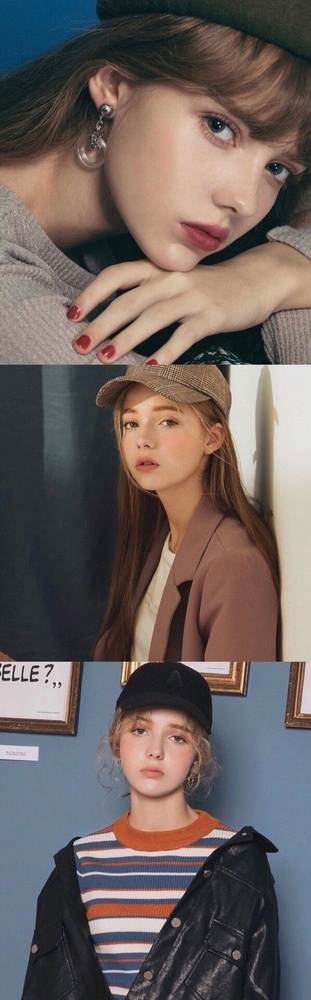
#> input picture python/Python Learner/yuantu.jpg, 311 x 1000 px, shrunk from 597 x 1920 before the run
$ python '素描图.py'
#> lines starting #> are read from the running program, lines starting #| are printed output that depends on the picture
import cv2

SRC = 'yuantu.jpg'
img_rgb = cv2.imread(SRC)
#> img_rgb is the input picture: shape (1000, 311, 3); mean B, G, R 94.4, 97.3, 108.9
img_gray = cv2.cvtColor(img_rgb,cv2.COLOR_BGR2GRAY)
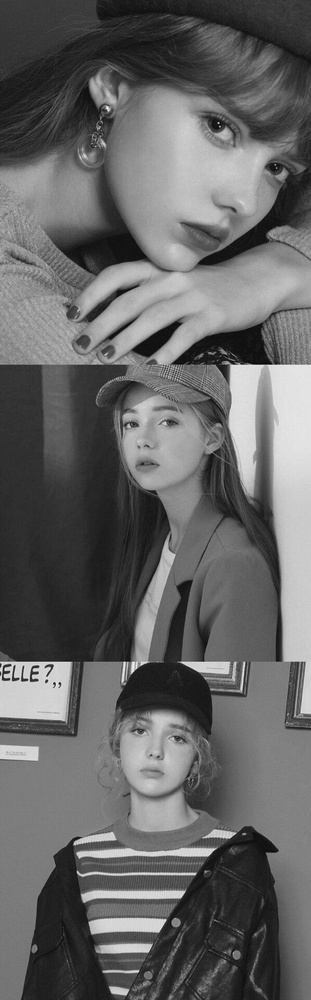
#> img_gray: shape (1000, 311); min 2, max 253, mean 100.5
img_blur = cv2.GaussianBlur(img_gray,ksize=(21,21),sigmaX=0,sigmaY=0)
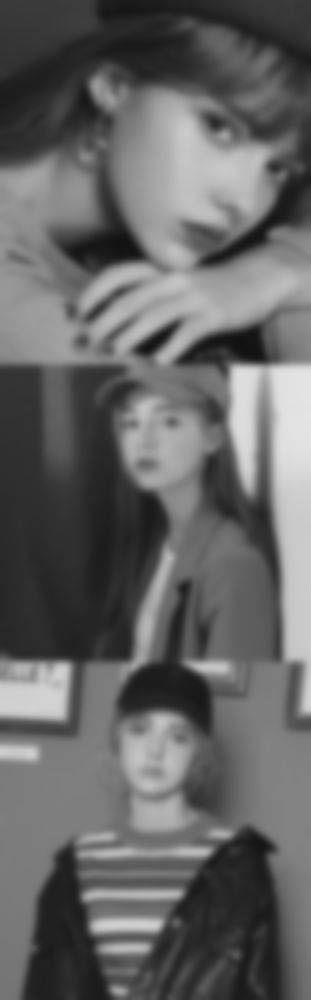
#> img_blur: shape (1000, 311); min 18, max 227, mean 100.5
img_blend = cv2.divide(img_gray,img_blur,scale=255)
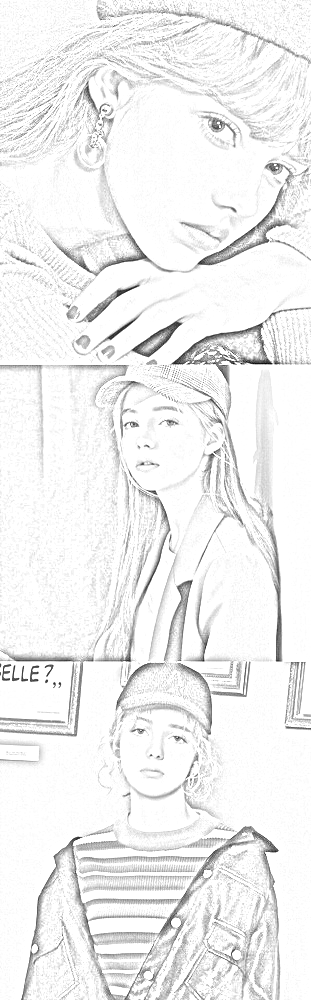
#> img_blend: shape (1000, 311); min 6, max 255, mean 240.3
cv2.imwrite('sumiao.jpg',img_blend)

$ run again, with python/Python Learner/cat_300_400.jpg copied over python/Python Learner/yuantu.jpg
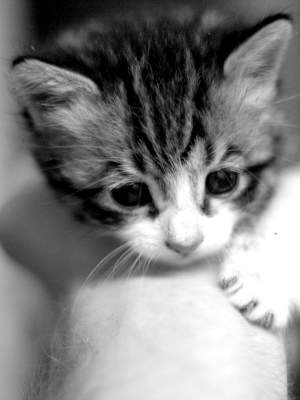
#> input picture python/Python Learner/cat_300_400.jpg, 300 x 400 px
#> img_rgb is the input picture: shape (400, 300, 3); min 0, max 255, mean 129.2
#> `img_blur = cv2.GaussianBlur(img_gray,ksize=(21,21),sigmaX=0,sigmaY=0)`:
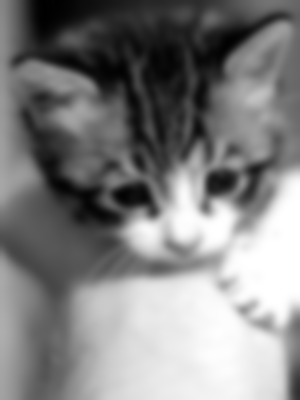
#> img_blur: shape (400, 300); min 0, max 255, mean 129.2
#> `img_blend = cv2.divide(img_gray,img_blur,scale=255)`:
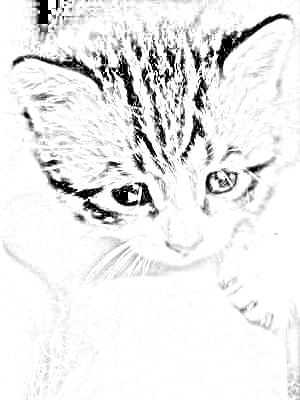
#> img_blend: shape (400, 300); min 0, max 255, mean 234.6
